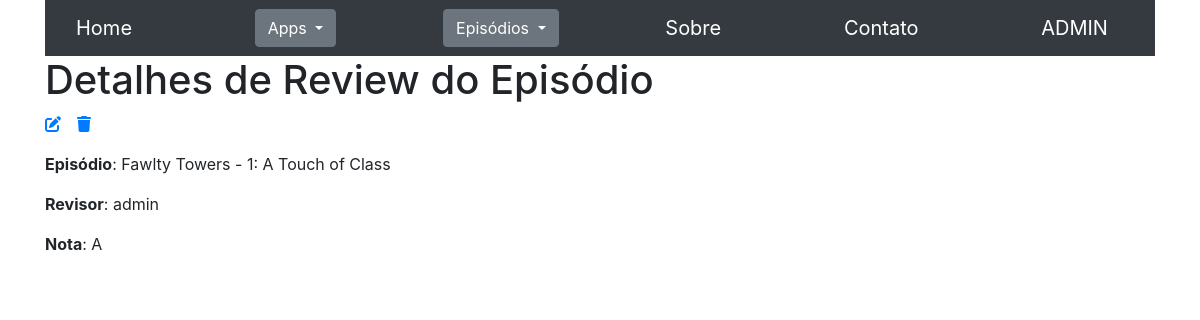
The page /seriados/reviewepisodios/1 on the database its author committed.
### seriados/models.py (models this page shows, shortened)
class ReviewEpisodio(models.Model):
    NOTA_A = 'A'
    NOTA_B = 'B'
    NOTA_C = 'C'
    NOTAS_CHOICES = [
        (NOTA_A, "Excelente"),
        (NOTA_B, "Bom"),
        (NOTA_C, "Ruim"),
    ]
    episodio = models.ForeignKey(Episodio, on_delete=models.CASCADE, verbose_name="Episódio")
    revisor = models.ForeignKey(Revisor, on_delete=models.CASCADE, verbose_name="Revisor")
    nota = models.CharField(
        max_length=1,
        choices=NOTAS_CHOICES,
        default=NOTA_B,
        verbose_name="Nota"
    )
    class Meta:
        verbose_name = "Review do Episódio"
        verbose_name_plural = "Reviews dos Episódios"

class Episodio(models.Model):
    data = models.DateField(verbose_name="Data")
    titulo = models.CharField(max_length=200, verbose_name="Título")
    temporada = models.ForeignKey(Temporada, on_delete=models.CASCADE, verbose_name="Temporada")
    class Meta:
        verbose_name = "Episódio"
        verbose_name_plural = "Episódios"
    def __str__(self):
        nome_serie = self.temporada.serie.nome
        return f"{nome_serie} - {self.temporada.numero}: {self.titulo}"

class Temporada(models.Model):
    numero = models.IntegerField(verbose_name="Número")
    serie = models.ForeignKey(Serie, on_delete=models.CASCADE, verbose_name="Série")
    class Meta:
        verbose_name = "Temporada"
        verbose_name_plural = "Temporadas"

class Serie(models.Model):
    nome = models.CharField(max_length=70, verbose_name="Nome")
    class Meta:
        verbose_name = "Série"
        verbose_name_plural = "Séries"

class Revisor(models.Model):
    user = models.ForeignKey(settings.AUTH_USER_MODEL, on_delete=models.CASCADE, verbose_name="Usuário")
    reviews_episodios = models.ManyToManyField(Episodio, through='ReviewEpisodio', related_name='review', verbose_name="Review do Episódio")
    class Meta:
        verbose_name = "Revisor"
        verbose_name_plural = "Revisores"
    def __str__(self):
        return f"{self.user}"

### seriados/views.py (the view)
# urls.py: path('reviewepisodios/<int:pk>', views.ReviewEpisodioDetailView.as_view(), name='reviewepisodio_details'),
class ReviewEpisodioDetailView(DetailView):
    template_name = 'reviewepisodio/reviewepisodio_details.html'
    model = ReviewEpisodio

### seriados/templates/reviewepisodio/reviewepisodio_details.html
{% extends "base.html" %}
{% block content %}
<h1>Detalhes de Review do Episódio</h1>
<div class="flex-row">
    <p><a href="{% url 'seriados:reviewepisodio_update' pk=object.pk %}"><i class="fa-solid fa-pen-to-square mr-3" title="Editar"></i></a></p>
    <p><a href="{% url 'seriados:reviewepisodio_delete' pk=object.pk %}"><i class="fa-solid fa-trash" title="Deletar"></i></a></p>
</div>
<p><b>Episódio</b>: {{ object.episodio }}</p>
<p><b>Revisor</b>: {{ object.revisor }}</p>
<p><b>Nota</b>: {{ object.nota }}</p>
{% endblock %}

### seriados/static/css/style.css (style rules this page uses)
html { height:100%; }
body { position:absolute; top:0; bottom:0; right:0; left:0; }
.flex-row { display: flex; flex-direction: row; }

### rows shown on the page
ReviewEpisodio: episodio "Fawlty Towers - 1: A Touch of Class", revisor "admin", nota "A"
